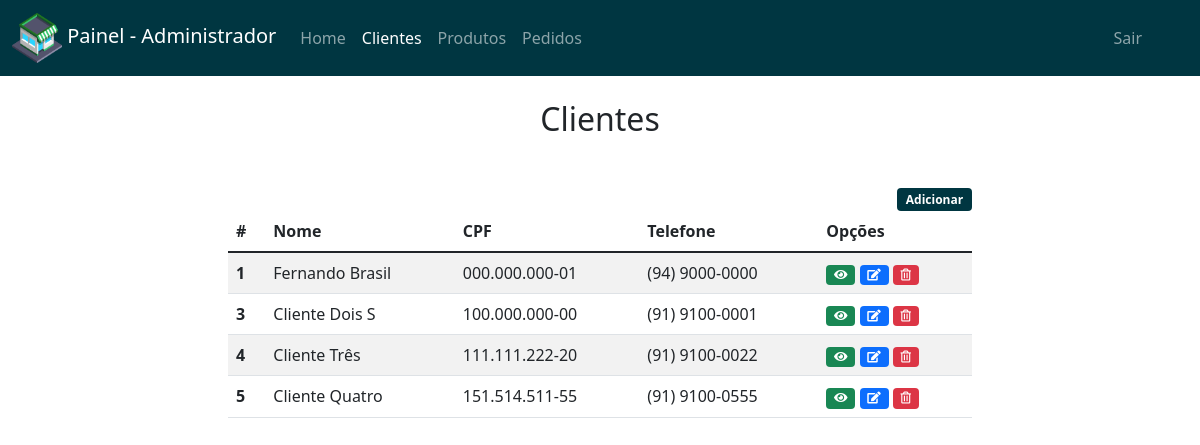
The app's page /clientes.php (signed in) with its own data.
### tables this page shows
CREATE TABLE `clientes` (
  `id_cliente` int(11) NOT NULL,
  `cpf_cliente` varchar(11) NOT NULL,
  `nome_cliente` varchar(50) NOT NULL,
  `telefone_cliente` varchar(10) NOT NULL
);

### inc/mask.php (called while the page is built)
<?php
function mask($val, $mask)
{
    $maskared = '';
    $k = 0;
    for ($i = 0; $i <= strlen($mask) - 1; ++$i) {
        if ($mask[$i] == '#') {
            if (isset($val[$k])) {
                $maskared .= $val[$k++];
            }
        } else {
            if (isset($mask[$i])) {
                $maskared .= $mask[$i];
            }
        }
    }
    return $maskared;
}
?>

### clientes.php (the view, shortened to what this page needs)
<?php
include('inc/mask.php');
?>
<!DOCTYPE html>
<html>
<head>
	<link rel="stylesheet" href="https://use.fontawesome.com/releases/v5.6.1/css/all.css">
	<link href="https://cdn.jsdelivr.net/npm/bootstrap@5.1.3/dist/css/bootstrap.min.css" rel="stylesheet">
</head>
<body>
	<nav class="navbar navbar-expand-lg navbar-dark bg-custom">
	  	<div class="container-fluid">
	    	<a class="navbar-brand" href="index.php">
	      		<img src="img/shop-icon.png" alt="" width="50" height="50">
	      		Painel - Administrador
	    	</a>
		    <div class="collapse navbar-collapse" id="navbarNav">
		      	<ul class="navbar-nav">
		        	<li class="nav-item">
		          		<a class="nav-link" aria-current="page" href="index.php">Home</a>
		        	</li>
		        	<li class="nav-item">
		          		<a class="nav-link active" href="clientes.php">Clientes</a>
		        	</li>
			        <li class="nav-item">
			          	<a class="nav-link" href="produtos.php">Produtos</a>
			        </li>
			        <li class="nav-item">
			          	<a class="nav-link" href="pedidos.php">Pedidos</a>
			        </li>
			        <li class="nav-item" style="right:  50px; position: absolute;">
			          	<a class="nav-link" href="?sair">Sair</a>
			        </li>
		      	</ul>
		    </div>
	  	</div>
	</nav>
	<div class="container">
		<br>
		<h2 align="center">Clientes</h2>
		<div class="col-md-8 offset-md-2" style="margin-top: 50px;">
			<a  onclick="modalView('','adicionar')"><span class="badge bg-custom btn" style="float: right;">Adicionar</span></a>
			<table class="table table-striped">
			  	<thead>
			    	<tr>
			      	<th scope="col">#</th>
			      	<th scope="col">Nome</th>
			      	<th scope="col">CPF</th>
			      	<th scope="col">Telefone</th>
			      	<th scope="col">Opções</th>
			    </tr>
			  	</thead>
			  	<tbody>
			  		<?php
			  			require_once "inc/config.php";
			  			$sql = "SELECT * FROM clientes";
						if($stmt = $pdo->prepare($sql)){
						    if($stmt->execute()){
						        if($stmt->rowCount() != 0){
						            while($row = $stmt->fetch()){?>
					<tr>
			      		<th scope="row"><?=$row['id_cliente']?></th>
			      		<td><?=$row['nome_cliente']?></td>
			      		<td><?=mask($row['cpf_cliente'], '###.###.###-##')?></td>
			      		<td><?=mask($row['telefone_cliente'], '(##) ####-####')?></td>
			      		<td>
			      			<a>
			      				<span class="badge bg-success" onclick="modalView(<?=$row['id_cliente']?>,'ver')">
			      					<i class="fas fa-eye" title="Visualizar"></i>
			      				</span>
			      			</a>
			      			<a>
			      				<span class="badge bg-primary" title="Editar" onclick="modalView(<?=$row['id_cliente']?>,'editar')">
			      					<i class="fas fa-edit" title="Editar"></i>
			      				</span>
			      			</a>
			      			<a>
			      				<span class="badge bg-danger" onclick="modalView(<?=$row['id_cliente']?>,'remover')">
			      					<i class="far fa-trash-alt" title="Remover"></i>
			      				</span>
			      			</a>
			      		</td>
			    	</tr>
					<?php
									}
								}
							}
						}
					?>
			  	</tbody>
			</table>
		</div>
	</div>
</body>
</html>

### clientes.php (style rules this page uses)
.bg-custom { background-color: #003641; }
a { text-decoration: none; }

### records on screen
clientes: id_cliente "1", nome_cliente "Fernando Brasil", cpf_cliente "000.000.000-01", telefone_cliente "(94) 9000-0000"
clientes: id_cliente "3", nome_cliente "Cliente Dois S", cpf_cliente "100.000.000-00", telefone_cliente "(91) 9100-0001"
clientes: id_cliente "4", nome_cliente "Cliente Três", cpf_cliente "111.111.222-20", telefone_cliente "(91) 9100-0022"
clientes: id_cliente "5", nome_cliente "Cliente Quatro", cpf_cliente "151.514.511-55", telefone_cliente "(91) 9100-0555"
